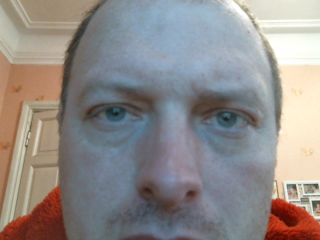
#> input picture picture3.png, 320 x 240 px
$ python sandbox.py
#> lines starting #> are read from the running program, lines starting #| are printed output that depends on the picture
import cv2

# 187  84  64  64 || 76  82  63  63

x, y, w, h = 187,  84,  64,  64,
#x,y,w,h = 76,  82,  63,  63

img = cv2.imread('picture3.png')
#> img is the input picture: shape (240, 320, 3); mean B, G, R 137.5, 139.5, 144.2
img2= img.copy()
img = img[y:y+h,x:x+w] # NOTE: its img[y: y + h, x: x + w]
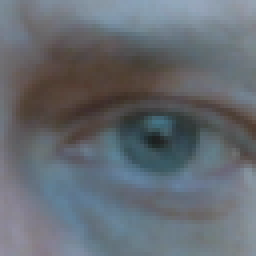
#> img: shape (64, 64, 3) (shown 4 times larger); mean B, G, R 113.3, 106.7, 100.7
cv2.imwrite("eye.png",img)
cv2.imshow('img', img)
cv2.waitKey(0)
cv2.destroyAllWindows()

$ run again, with picture0.png copied over picture3.png
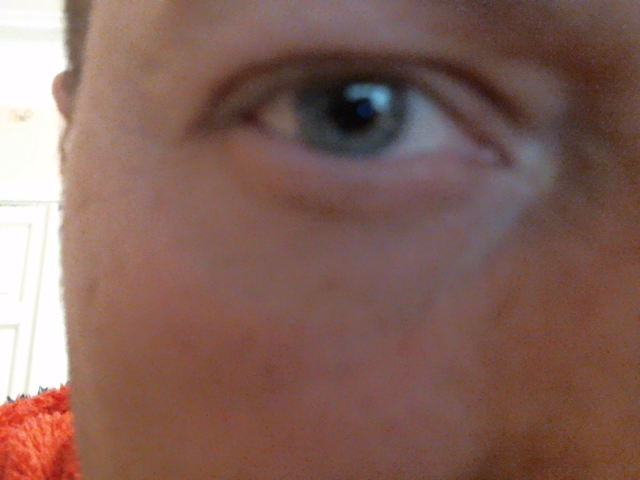
#> input picture picture0.png, 640 x 480 px
#> img is the input picture: shape (480, 640, 3); mean B, G, R 89.3, 98.1, 131.1
#> `img = img[y:y+h,x:x+w]`:
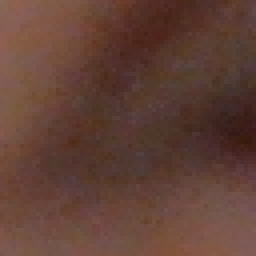
#> img: shape (64, 64, 3) (shown 4 times larger); mean B, G, R 54.7, 65.4, 98

$ run again, with picture1.png copied over picture3.png
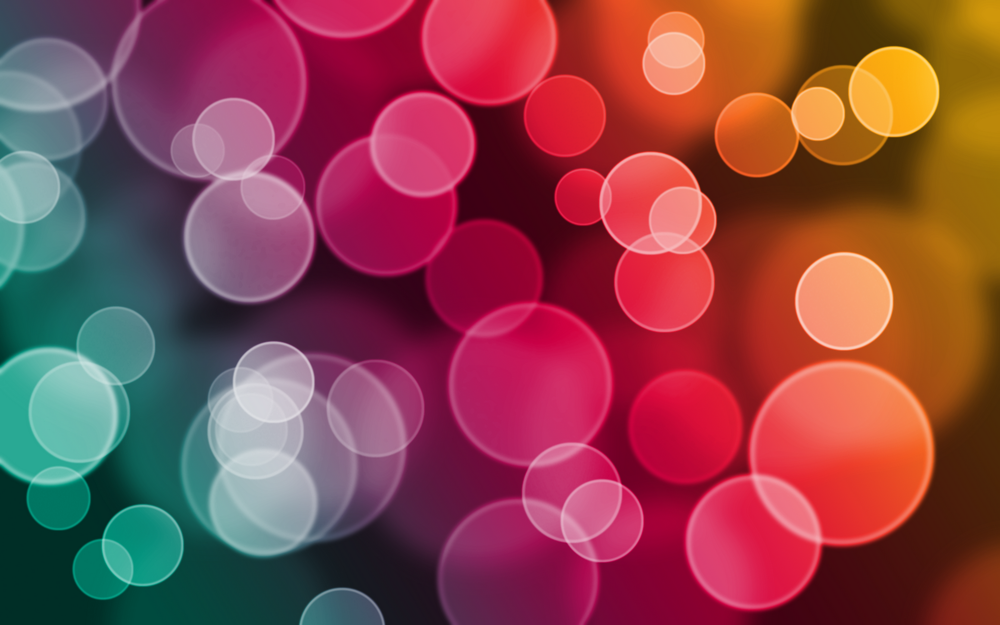
#> input picture picture1.png, 1000 x 625 px
#> img is the input picture: shape (625, 1000, 3); mean B, G, R 73.9, 68.3, 138.9
#> `img = img[y:y+h,x:x+w]`:
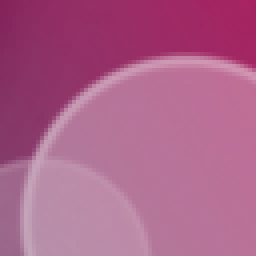
#> img: shape (64, 64, 3) (shown 4 times larger); mean B, G, R 138.3, 96.9, 172.2

$ run again, with picture2.png copied over picture3.png
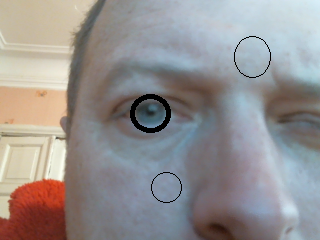
#> input picture picture2.png, 320 x 240 px
#> img is the input picture: shape (240, 320, 3); mean B, G, R 144.1, 144.5, 148.3
#> `img = img[y:y+h,x:x+w]`:
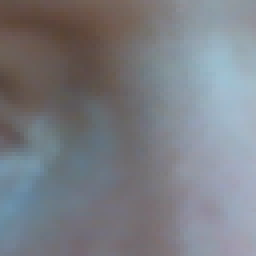
#> img: shape (64, 64, 3) (shown 4 times larger); mean B, G, R 131.3, 125.3, 122.6
